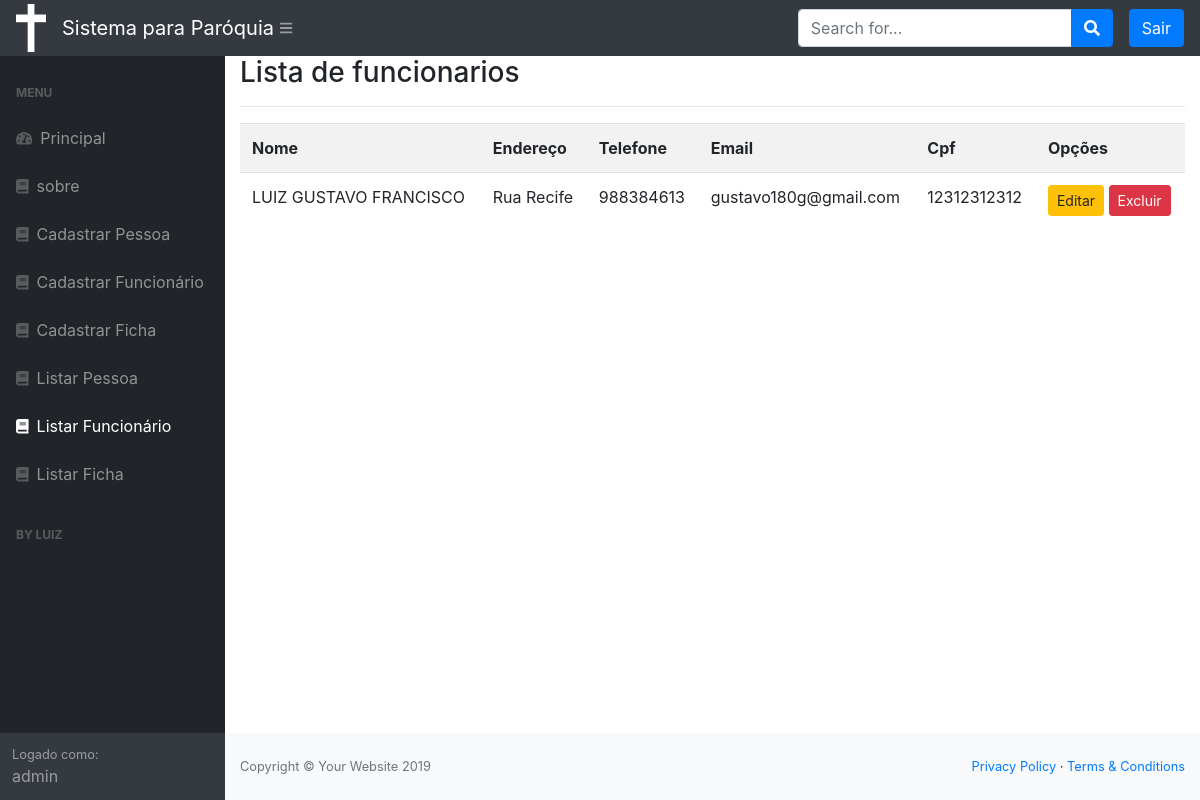
Before: /listar/funcionario/ (signed in) with the older database file.
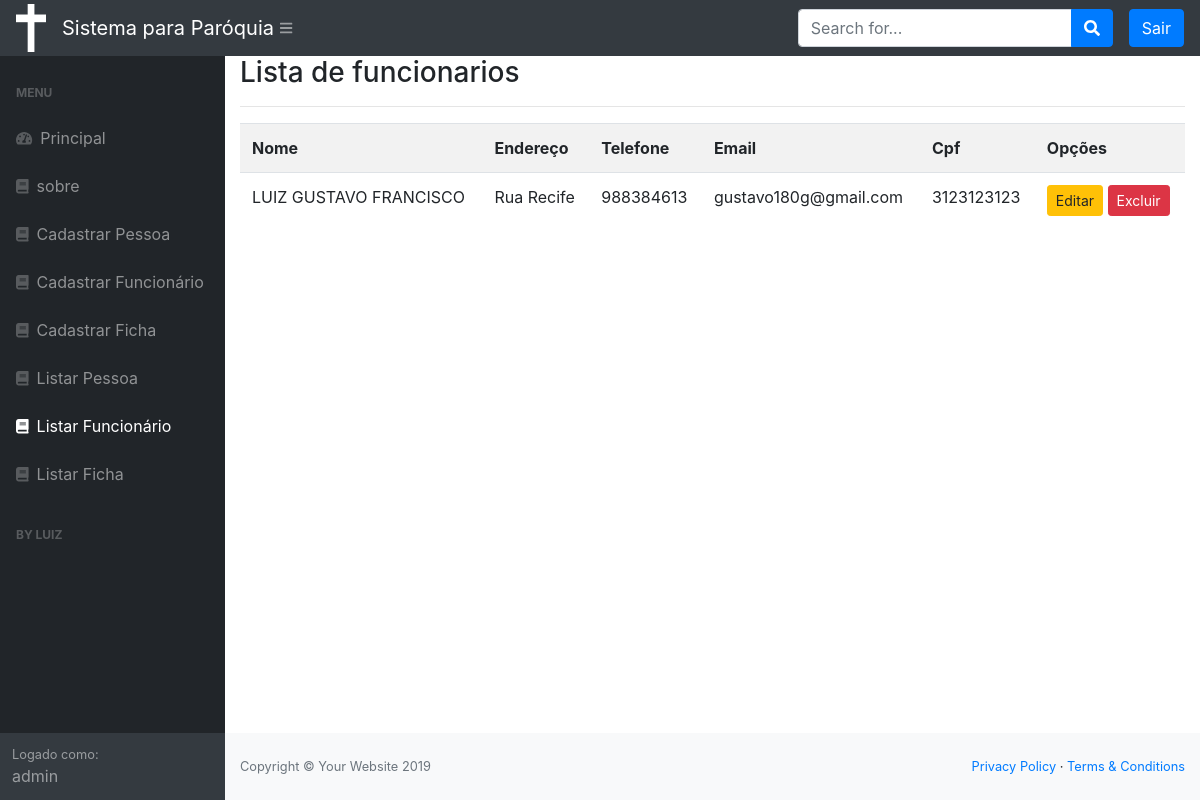
After: the same page with the newer database file.
### cadastros/models.py (models this page shows, shortened)
class Funcionario(models.Model):
    nome = models.CharField(max_length=50)
    endereco = models.CharField(max_length=50, verbose_name="Endereço", unique=True)
    telefone = models .IntegerField()
    email = models.CharField(max_length=50, unique=True)
    cpf = models.IntegerField(unique=True)

### cadastros/views.py (the view)
# urls.py: path('listar/funcionario/', FuncionarioList.as_view(), name="listar-funcionario"),
class FuncionarioList(LoginRequiredMixin, ListView):
    login_url = reverse_lazy('login')
    model = Funcionario
    template_name = 'cadastros/listas/funcionario.html'

### cadastros/templates/cadastros/listas/funcionario.html
{% extends 'paginas/modelo.html' %}
{% load static %}
{% block conteudo %}
    <h3>Lista de funcionarios </h3>
<hr>
<div class="table-responsive">
    <table class="table table-striped">
        <tr>
            <th>Nome</th>
            <th>Endereço</th>
            <th>Telefone</th>
            <th>Email</th>
            <th>Cpf</th>
            <th>Opções</th>
        </tr>
        {% for funcionario in object_list %}
        <tr>
            <td>{{ funcionario.nome }}</td>
            <td> {{ funcionario.endereco }} </td>
            <td> {{ funcionario.telefone }} </td>
            <td> {{ funcionario.email }} </td>
            <td> {{ funcionario.cpf }} </td>
            <td>
                <a href="{% url 'editar-funcionario' funcionario.pk %}" class="btn btn-warning btn-sm">Editar</a>
                <a href="{% url 'excluir-funcionario' funcionario.pk %}" class="btn btn-danger btn-sm">Excluir</a>
             </td>
        </tr>
        {% empty %}
        <tr>
            <td colspan="3">Nenhuma funcionario registrada!</td>
        </tr>
        {% endfor %}
    </table>
</div>
{% endblock %}

Changed rows visible on the page:
changed Funcionario "LUIZ GUSTAVO FRANCISCO": cpf "12312312312" → "3123123123"
